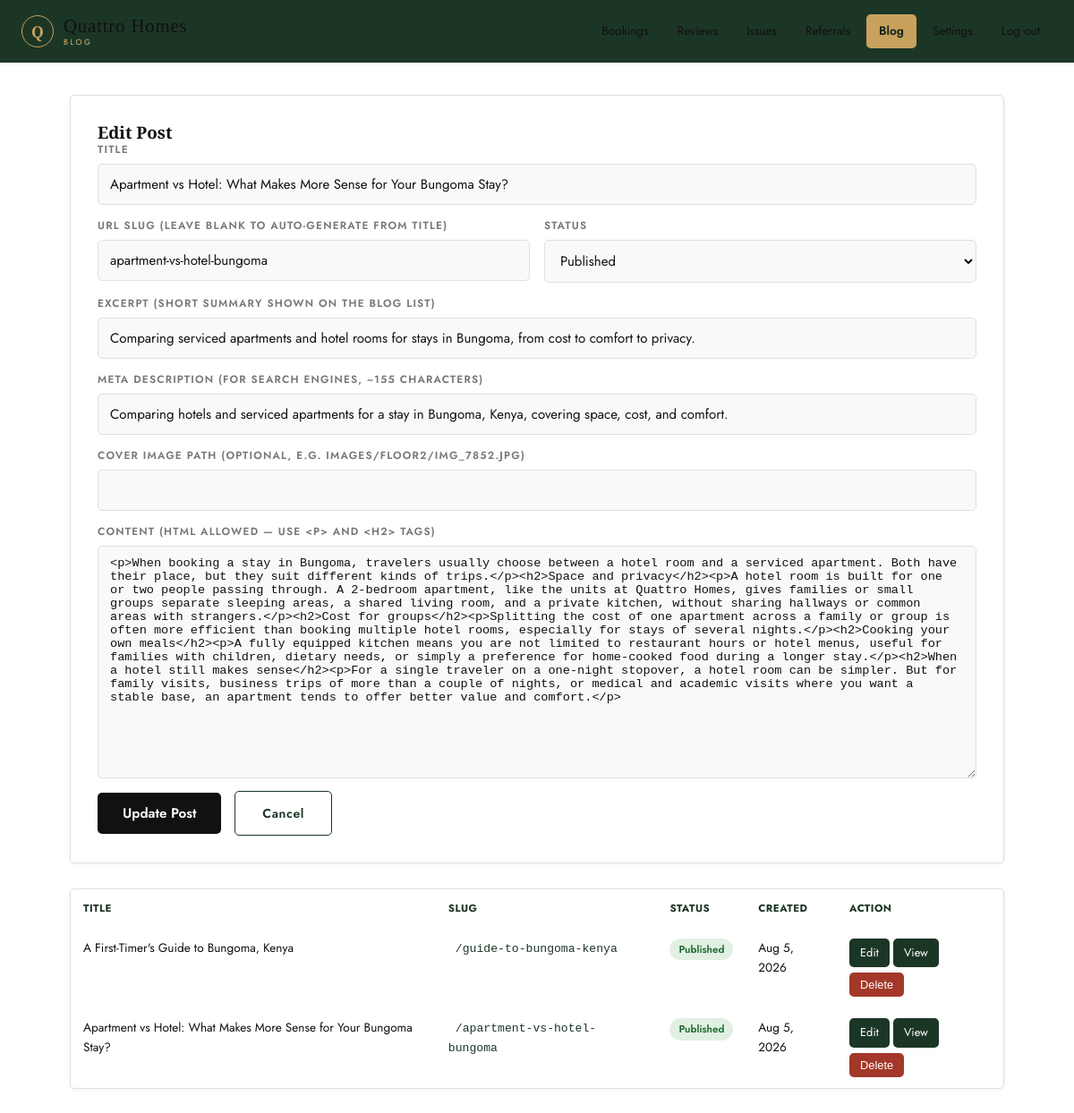
The page /admin/blog.php?edit=2 (signed in) on the database its author committed.
### tables this page shows
CREATE TABLE IF NOT EXISTS blog_posts (
    id INT AUTO_INCREMENT PRIMARY KEY,
    title VARCHAR(200) NOT NULL,
    slug VARCHAR(220) NOT NULL UNIQUE,
    excerpt VARCHAR(300) DEFAULT NULL,
    content MEDIUMTEXT NOT NULL,
    cover_image VARCHAR(255) DEFAULT NULL,
    meta_description VARCHAR(300) DEFAULT NULL,
    status ENUM('draft','published') NOT NULL DEFAULT 'draft',
    created_at TIMESTAMP DEFAULT CURRENT_TIMESTAMP,
    updated_at TIMESTAMP DEFAULT CURRENT_TIMESTAMP ON UPDATE CURRENT_TIMESTAMP
);

### admin/blog.php (the view, shortened to what this page needs)
<?php
$pdo = getDB();
$editingPost = null;
if (isset($_GET['edit'])) {
    $stmt = $pdo->prepare("SELECT * FROM blog_posts WHERE id = :id");
    $stmt->execute([':id' => (int)$_GET['edit']]);
    $editingPost = $stmt->fetch(PDO::FETCH_ASSOC);
}
$posts = $pdo->query("SELECT * FROM blog_posts ORDER BY created_at DESC")->fetchAll(PDO::FETCH_ASSOC);
?>
<!DOCTYPE html>
<html lang="en">
<head>
<link rel="stylesheet" href="https://cdnjs.cloudflare.com/ajax/libs/font-awesome/6.5.1/css/all.min.css">
<link rel="stylesheet" href="../css/style.css">
<link rel="stylesheet" href="admin.css">
</head>
<body class="admin-body">
<header class="admin-header">
  <div class="brand" style="color:var(--cream)">
    <div class="mark">Q</div>
    <div class="name">Quattro Homes<small>Blog</small></div>
  </div>
  <nav class="admin-nav">
    <a href="dashboard.php">Bookings</a>
    <a href="reviews.php">Reviews</a>
    <a href="issues.php">Issues</a>
    <a href="referrals.php">Referrals</a>
    <a href="blog.php" class="active">Blog</a>
    <a href="settings.php">Settings</a>
    <a href="logout.php">Log out</a>
  </nav>
</header>
<div class="container" style="padding-top:36px;padding-bottom:60px;">
  <div class="card settings-card">
    <h3 style="margin-top:0;"><?php echo $editingPost ? 'Edit Post' : 'New Post'; ?></h3>
    <form method="post" class="settings-form">
      <div class="field">
        <label for="title">Title</label>
        <input type="text" id="title" name="title" required value="<?php echo htmlspecialchars($editingPost['title'] ?? ''); ?>">
      </div>
      <div class="form-row">
        <div class="field">
          <label for="slug">URL slug (leave blank to auto-generate from title)</label>
          <input type="text" id="slug" name="slug" value="<?php echo htmlspecialchars($editingPost['slug'] ?? ''); ?>" placeholder="e.g. guide-to-bungoma-kenya">
        </div>
        <div class="field">
          <label for="status">Status</label>
          <select id="status" name="status">
            <option value="published" <?php echo (($editingPost['status'] ?? '') === 'published') ? 'selected' : ''; ?>>Published</option>
          </select>
        </div>
      </div>
      <div class="field">
        <label for="excerpt">Excerpt (short summary shown on the blog list)</label>
        <input type="text" id="excerpt" name="excerpt" maxlength="300" value="<?php echo htmlspecialchars($editingPost['excerpt'] ?? ''); ?>">
      </div>
      <div class="field">
        <label for="meta_description">Meta description (for search engines, ~155 characters)</label>
        <input type="text" id="meta_description" name="meta_description" maxlength="300" value="<?php echo htmlspecialchars($editingPost['meta_description'] ?? ''); ?>">
      </div>
      <div class="field">
        <label for="cover_image">Cover image path (optional, e.g. images/floor2/IMG_7852.jpg)</label>
        <input type="text" id="cover_image" name="cover_image" value="<?php echo htmlspecialchars($editingPost['cover_image'] ?? ''); ?>">
      </div>
      <div class="field">
        <label for="content">Content (HTML allowed — use &lt;p&gt; and &lt;h2&gt; tags)</label>
        <textarea id="content" name="content" style="min-height:260px;font-family:monospace;font-size:0.85rem;" required><?php echo htmlspecialchars($editingPost['content'] ?? ''); ?></textarea>
      </div>
      <button type="submit" class="submit-btn" style="width:auto;padding:12px 28px;"><?php echo $editingPost ? 'Update Post' : 'Create Post'; ?></button>
      <?php if ($editingPost): ?>
        <a href="blog.php" class="btn btn-outline" style="color:var(--forest);border-color:var(--forest);margin-left:10px;">Cancel</a>
      <?php endif; ?>
    </form>
  </div>
  <div class="card" style="padding:0;overflow-x:auto;">
    <table class="admin-table">
      <thead>
        <tr><th>Title</th><th>Slug</th><th>Status</th><th>Created</th><th>Action</th></tr>
      </thead>
      <tbody>
        <?php foreach ($posts as $p): ?>
          <tr>
            <td data-label="Title"><?php echo htmlspecialchars($p['title']); ?></td>
            <td data-label="Slug"><code>/<?php echo htmlspecialchars($p['slug']); ?></code></td>
            <td data-label="Status"><span class="badge badge-<?php echo $p['status'] === 'published' ? 'confirmed' : 'pending'; ?>"><?php echo ucfirst($p['status']); ?></span></td>
            <td data-label="Created"><?php echo htmlspecialchars(date('M j, Y', strtotime($p['created_at']))); ?></td>
            <td data-label="Action">
              <a href="blog.php?edit=<?php echo (int)$p['id']; ?>" class="mini-btn" style="display:inline-block;text-decoration:none;margin-bottom:6px;">Edit</a>
              <?php if ($p['status'] === 'published'): ?>
                <a href="../blog-post.php?slug=<?php echo urlencode($p['slug']); ?>" target="_blank" class="mini-btn" style="display:inline-block;text-decoration:none;margin-bottom:6px;">View</a>
              <?php endif; ?>
              <form method="post" style="display:inline;" onsubmit="return confirm('Delete this post permanently?');">
                <button type="submit" class="mini-btn" style="background:#a3382a;">Delete</button>
              </form>
            </td>
          </tr>
        <?php endforeach; ?>
      </tbody>
    </table>
  </div>
</div>
</body>
</html>

### css/style.css (style rules this page uses)
:root { --gold: #c8a15c; --gold-light: #ddb978; --gold-subtle: rgba(200,161,92,0.12); --forest: #1c3626; --forest-deep: #12241a; --bg: #ffffff; --bg-subtle: #f5f5f5; --bg-card: #ffffff; --text: #111111; --text-mid: #444444; --text-muted: #777777; --text-faint: #aaaaaa; --border: #e0e0e0; --border-mid: #cccccc; --shadow-sm: 0 1px 4px rgba(0,0,0,0.06); --shadow-md: 0 4px 16px rgba(0,0,0,0.09); --shadow-lg: 0 8px 32px rgba(0,0,0,0.12); --input-bg: #f9f9f9; --btn-bg: #111111; --btn-fg: #ffffff; --btn-bg-h: #2a2a2a; --radius: 5px; --radius-lg: 10px; }
*, *::before, *::after { box-sizing: border-box; margin: 0; padding: 0; }
html { scroll-behavior: smooth; }
body { font-family: 'Jost', system-ui, sans-serif; background: var(--bg); color: var(--text); line-height: 1.6; -webkit-font-smoothing: antialiased; }
a { color: inherit; text-decoration: none; }
h1,h2,h3,h4 { font-family: 'Cormorant Garamond', Georgia, serif; font-weight: 600; line-height: 1.15; color: var(--text); }
.container { max-width: 1100px; margin: 0 auto; padding: 0 28px; }
.btn { display: inline-block; padding: 13px 30px; border-radius: var(--radius); font-family: 'Jost', sans-serif; font-size: 0.88rem; font-weight: 600; letter-spacing: 0.04em; border: 1.5px solid transparent; cursor: pointer; transition: background .18s, color .18s, border-color .18s, transform .15s; }
.btn-outline { background: transparent; color: var(--text); border-color: var(--border-mid); }
.submit-btn { width: 100%; background: var(--btn-bg); color: var(--btn-fg); border: none; padding: 14px; border-radius: var(--radius); font-size: 0.95rem; font-weight: 600; cursor: pointer; font-family: inherit; transition: opacity .2s; }
.brand { display: flex; align-items: center; gap: 11px; color: #f5ede0; text-decoration: none; }
.brand .mark { width: 36px; height: 36px; border-radius: 50%; border: 1.5px solid var(--gold); display: flex; align-items: center; justify-content: center; font-family: 'Cormorant Garamond', serif; color: var(--gold); font-size: 1.1rem; font-weight: 600; }
.brand .name { font-family: 'Cormorant Garamond', serif; font-size: 1.3rem; letter-spacing: 0.04em; line-height: 1.2; }
.brand .name small { display: block; font-family: 'Jost', sans-serif; font-size: 0.55rem; letter-spacing: 0.28em; color: var(--gold-light); text-transform: uppercase; }
.card { background: var(--bg-card); border: 1px solid var(--border); border-radius: var(--radius); padding: 30px; box-shadow: var(--shadow-sm); }
.form-row { display: grid; grid-template-columns: 1fr 1fr; gap: 16px; margin-bottom: 0; }
.field { display: flex; flex-direction: column; gap: 6px; margin-bottom: 16px; }
.field label { font-size: 0.74rem; text-transform: uppercase; letter-spacing: 0.1em; color: var(--text-muted); font-weight: 600; }
.field input, .field select, .field textarea { padding: 11px 13px; border: 1px solid var(--border); border-radius: var(--radius); font-family: inherit; font-size: 0.94rem; background: var(--input-bg); color: var(--text); transition: border-color .2s; }
.field textarea { resize: vertical; min-height: 90px; }

### rows shown on the page
blog_posts: title "Apartment vs Hotel: What Makes More Sense for Your Bungoma Stay?", slug "apartment-vs-hotel-bungoma", status "Published", excerpt "Comparing serviced apartments and hotel rooms for stays in Bungoma, from cost to comfort to privacy.", meta_description "Comparing hotels and serviced apartments for a stay in Bungoma, Kenya, covering space, cost, and comfort.", content "<p>When booking a stay in Bungoma, travelers usually choose between a hotel room and a serviced apartment. Both have their place, but they suit different kinds of trips.</p><h2>Space and privacy</h2><p>A hotel room is built for one or two people passing through. A 2-bedroom apartment, like the units at Quattro Homes, gives families or small groups separate sleeping areas, a shared living room, and a private kitchen, without sharing hallways or common areas with strangers.</p><h2>Cost for groups</h2><p>Splitting the cost of one apartment across a family or group is often more efficient than booking multiple hotel rooms, especially for stays of several nights.</p><h2>Cooking your own…", created_at "Aug 5, 2026"
blog_posts: title "A First-Timer's Guide to Bungoma, Kenya", slug "guide-to-bungoma-kenya", status "Published", created_at "Aug 5, 2026"
